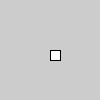
Frame 1 (no input)
Frame 60 (the mouse pressed at the canvas centre just before this capture): identical to frame 1, image omitted
Frame 120 (the mouse held since frame 60 and released just before this capture): identical to frame 1, image omitted

The Processing sketch that drew this single still picture (run headless with seeded random() and noise(); from frame 60 on, the mouse is pressed at the canvas centre):

// Processing sketch: sketch_160817b
// ── sketch_160817b.pde
void setup () {
}

void draw () {
  rect(50, 50, 10, 10);
}
